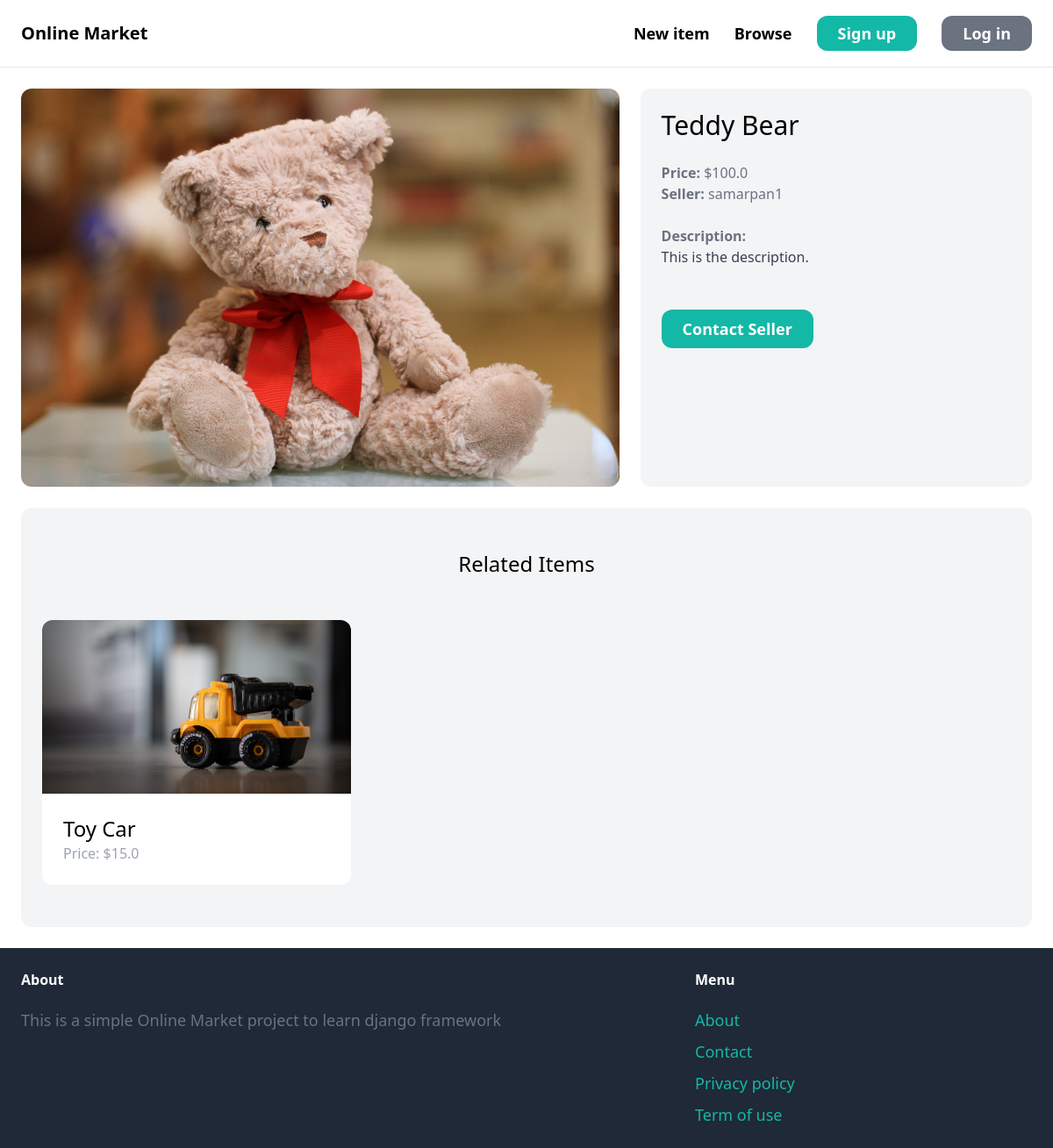
Page /items/1/ on the committed database.
### item/models.py (models this page shows, shortened)
class Item(models.Model):
    category = models.ForeignKey(Category, related_name='items', on_delete=models.CASCADE)
    name = models.CharField(max_length=255)
    description = models.TextField(blank=True, null=True)
    price = models.FloatField()
    image = models.ImageField(upload_to='item_images',blank=True,null=True)
    is_sold = models.BooleanField(default=False)
    created_by = models.ForeignKey(User,related_name='items', on_delete=models.CASCADE)
    created_at = models.DateTimeField(auto_now_add=True)

### item/views.py (the view)
# urls.py: path('<int:pk>/', views.detail, name='detail'),
def detail(request, pk):
    item = get_object_or_404(Item, pk=pk)    #this is an object
    related_items = Item.objects.filter(category=item.category, is_sold=False).exclude(pk=pk)[0:3]      #this is an object
    return render(request, 'item/detail.html', {
        'ditem': item,
        'related': related_items,
    })

### item/templates/item/detail.html (shortened to what this page needs)
{% extends 'core/base.html' %}
{% block content %}
<div class="grid grid-cols-5 gap-6">
    <div class="col-span-3">
        <img src="{{ ditem.image.url }}" class="rounded-xl">
    </div>
    <div class="col-span-2 p-6 bg-gray-100 rounded-xl">
        <h1 class="mb-6 text-3xl">{{ ditem.name }}</h1>
        <p class="text-gray-500"><strong>Price: </strong>${{ ditem.price }}</p>
        <p class="text-gray-500"><strong>Seller: </strong>{{ ditem.created_by.username }}</p><br>
        {% if ditem.description %}
            <p class="text-gray-700"><strong class="text-gray-500">Description: </strong><br>{{ ditem.description }}</p>
        {% endif %}
        <br>
        {% if request.user == ditem.created_by %}
            <div class="mt-2 p-6 bg-white rounded-xl">
                <p>This is your item</p>
                <a href="{% url 'item:edit' ditem.id%}" class="inline-block mt-4 px-6 py-1.5 text-lg font-semibold bg-teal-500 text-white rounded-xl hover:bg-teal-700">Edit</a>
                <a href="{% url 'item:delete' ditem.id%}" class="inline-block mt-4 px-6 py-1.5 text-lg font-semibold bg-red-500 text-white rounded-xl hover:bg-red-700">Delete</a>
            </div>
        {% else %}
            <a href="{% url 'conversation:new' ditem.id %}" class="inline-block mt-6 px-6 py-2 text-lg font-semibold bg-teal-500 rounded-xl text-white hover:bg-teal-700">Contact Seller</a>
        {% endif %}
    </div>
</div>
<div class="mt-6 px-6 py-12 bg-gray-100 rounded-xl">
    <h2 class="mb-12 text-2xl text-center">Related Items</h2>
    <div class="grid grid-cols-3 gap-6">
        {% for itemS in related %}
        <div>
            <a href="{% url 'item:product-detail' itemS.id %}">
                <div>
                    <img src="{{ itemS.image.url }}" alt="image" class="rounded-t-xl">
                </div>
                <div class="p-6 bg-white rounded-b-xl">
                    <h2 class="text-2xl">{{ itemS.name }}</h2>
                    <p class="text-gray-400">Price: ${{ itemS.price }}</p>
                </div>
            </a>
        </div>
        {% endfor %}
    </div>
</div>
{% endblock %}

### rows in the picture
Item: image (picture), name "Teddy Bear", price "100.0", created_by.username "samarpan1", description "This is the description."
Item: image (picture), name "Toy Car", price "15.0"
